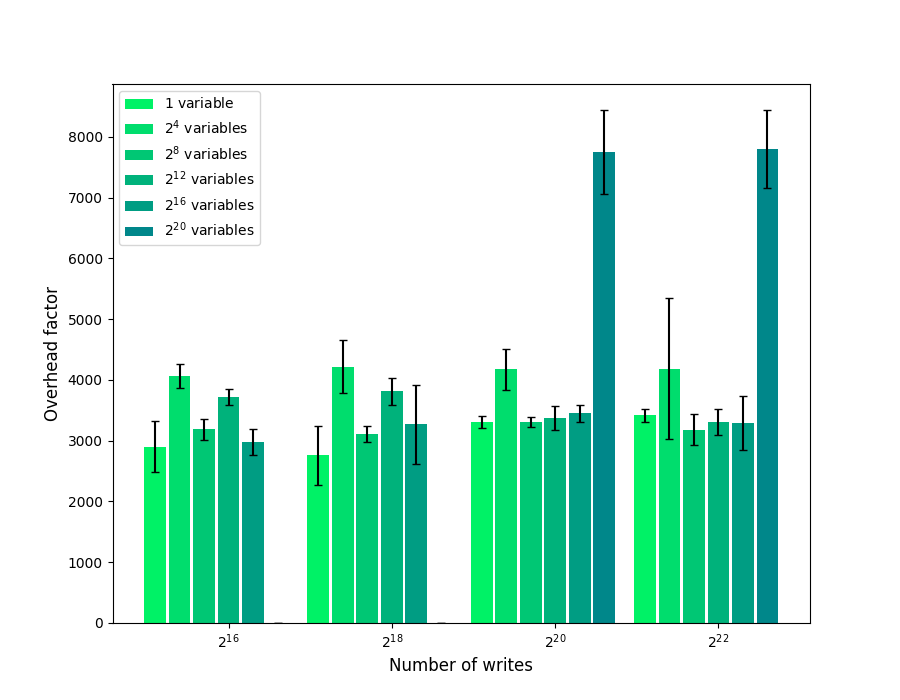

The script that saved this image:
from data import data_wsl
from data import data_laptop
import matplotlib.pyplot as plt
import matplotlib as mpl
import numpy as np

items = 6

width = (1/(items))*.8

labels = ["$1$ variable",
          "$2^4$ variables",
          "$2^8$ variables",
          "$2^{12}$ variables",
          "$2^{16}$ variables",
          "$2^{20}$ variables"]

plt.figure(figsize=(9, 7))

for i, (sizes, writes) in enumerate(data_laptop.items()):

    d_overhead = [np.array([v[1][0] / v[0][0] for v in w]) for w in writes.values()]

    offset = .9*((1/items) * i - .5)
    color_offset = .7*(i/(items-1))

    plt.bar(np.arange(4) + offset, [np.mean(v) if v.size != 0 else 0 for v in d_overhead], 
            width=width, yerr=[np.std(v) if v.size != 0 else 0 for v in d_overhead], 
            capsize=3, color=(0, .95-.6*color_offset, .4+.2*color_offset), 
            label=f"{labels[i]}")


plt.xticks(range(4), ["$2^{16}$", "$2^{18}$", "$2^{20}$", "$2^{22}$"])
# plt.yscale('log')
plt.legend()
plt.xlabel("Number of writes", fontsize=12)
plt.ylabel("Overhead factor", fontsize=12)
plt.savefig("overhead-laptop.png")